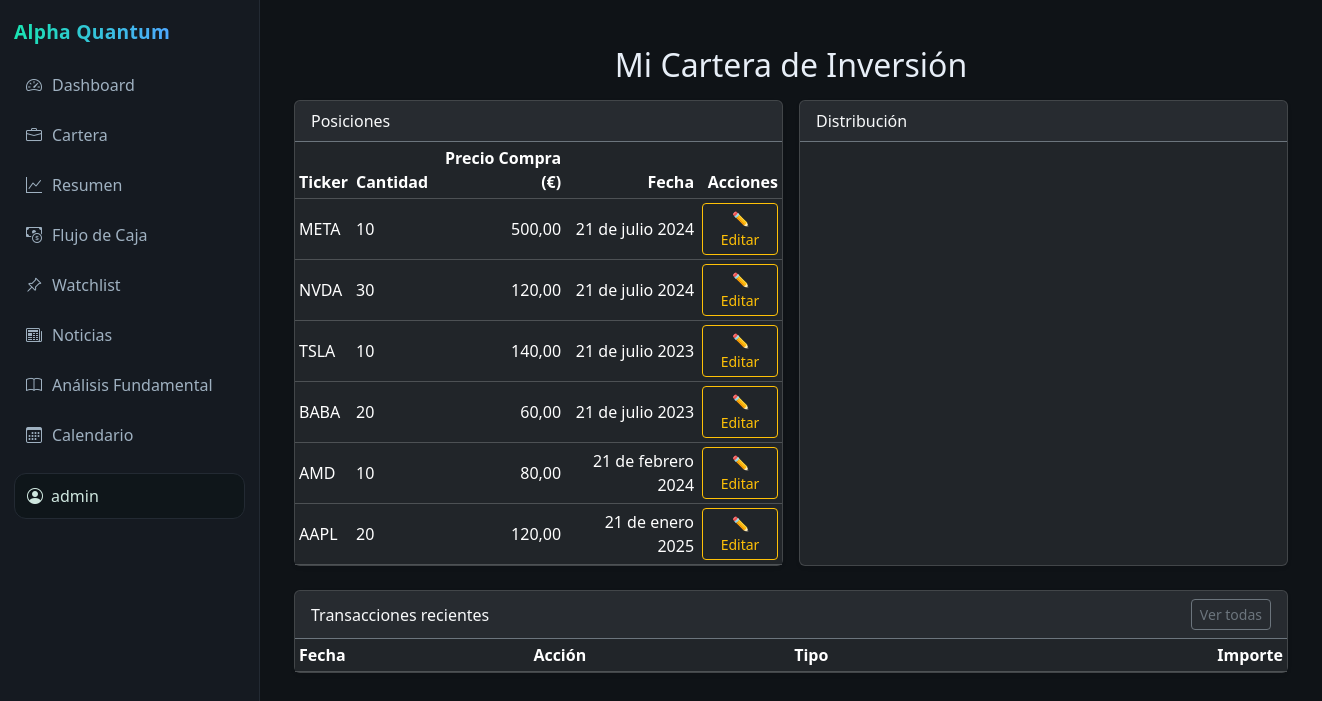
The page / (signed in) on the database its author committed.
### alpha_quantum/models/custom_user.py (models this page shows, shortened)
class CustomUser(AbstractUser):
    email = models.EmailField(unique=True)

### alpha_quantum/models/accion.py (models this page shows, shortened)
class Accion(models.Model):
    user = models.ForeignKey(settings.AUTH_USER_MODEL, on_delete=models.CASCADE, related_name='acciones')
    cartera = models.ForeignKey(Cartera, on_delete=models.CASCADE, related_name="acciones")
    nombre = models.CharField(max_length=100)
    ticker = models.CharField(max_length=10)
    cantidad = models.IntegerField()
    precio_compra = models.FloatField()
    precio_actual = models.DecimalField(max_digits=10, decimal_places=2, null=True, blank=True)
    fecha = models.DateField()

### alpha_quantum/views.py (the view)
# urls.py: path('', index, name='index'),
def index(request):
    acciones = Accion.objects.all()
    acciones_json = json.dumps([{'nombre': a.nombre, 'cantidad': a.cantidad} for a in acciones])
    return render(request, 'alpha_quantum/index.html', {'acciones': acciones, 'acciones_json': acciones_json})

### alpha_quantum/templates/alpha_quantum/index.html (shortened to what this page needs)
{% extends "alpha_quantum/layout.html" %}
{% load static %}
{% block content %}
<div class="container-fluid mt-4">
    <div class="row">
        <div class="col-12">
            <h2 class="text-center mb-3">Mi Cartera de Inversión</h2>
        </div>
    </div>
    {% if user.is_authenticated %}
    <div class="row g-3">
        <div class="col-12 col-lg-6">
            <div class="card bg-dark text-light shadow-sm h-100">
                <div class="card-header border-secondary">Posiciones</div>
                <div class="table-responsive">
                    <table class="table table-dark table-sm align-middle mb-0">
                        <thead>
                            <tr>
                                <th>Ticker</th>
                                <th>Cantidad</th>
                                <th class="text-end">Precio Compra (€)</th>
                                <th class="text-end">Fecha</th>
                                <th class="text-end">Acciones</th>
                            </tr>
                        </thead>
                        <tbody>
                            {% for acc in acciones %}
                            <tr>
                                <td>{{ acc.ticker }}</td>
                                <td>{{ acc.cantidad }}</td>
                                <td class="text-end">{{ acc.precio_compra|floatformat:2 }}</td>
                                <td class="text-end">{{ acc.fecha|date:"d \d\e F Y" }}</td>
                                <td class="text-end">
                                    <a href="{% url 'editar_accion' pk=acc.pk %}" class="btn btn-sm btn-outline-warning">✏️ Editar</a>
                                </td>
                            </tr>
                            {% empty %}
                            <tr><td colspan="6" class="text-center">Sin posiciones</td></tr>
                            {% endfor %}
                        </tbody>
                    </table>
                </div>
            </div>
        </div>
        <div class="col-12 col-lg-6 d-flex align-items-stretch">
            <div class="card bg-dark text-light shadow-sm w-100">
                <div class="card-header border-secondary">Distribución</div>
                <div class="card-body d-flex justify-content-center">
                    <canvas id="pieChart" style="max-height:360px"></canvas>
                </div>
            </div>
        </div>
    </div>
    <div class="row mt-4">
        <div class="col-12">
            <div class="card bg-dark text-light shadow-sm">
                <div class="card-header border-secondary d-flex justify-content-between align-items-center">
                    <span>Transacciones recientes</span>
                    <a href="#" class="btn btn-sm btn-outline-secondary">Ver todas</a>
                </div>
                <div class="table-responsive">
                    <table class="table table-dark table-sm align-middle mb-0">
                        <thead>
                            <tr>
                                <th>Fecha</th>
                                <th>Acción</th>
                                <th>Tipo</th>
                                <th class="text-end">Importe</th>
                            </tr>
                        </thead>
                    </table>
                </div>
            </div>
        </div>
    </div>
    {% endif %}
</div>
{% endblock %}

### alpha_quantum/templates/alpha_quantum/layout.html (shortened to what this page needs)
{% load static %}
<!doctype html>
<html lang="es" data-bs-theme="dark">
<head>
  <link href="https://cdn.jsdelivr.net/npm/bootstrap@5.3.3/dist/css/bootstrap.min.css" rel="stylesheet">
  <link href="https://cdn.jsdelivr.net/npm/bootstrap-icons@1.11.3/font/bootstrap-icons.min.css" rel="stylesheet">
  <link href="{% static 'alpha_quantum/css/app.css' %}" rel="stylesheet">
</head>
<body>
  <div class="aq-layout">
    <aside class="aq-sidebar" id="sidebar">
      <div class="d-flex align-items-center justify-content-between mb-3">
        <div class="aq-brand">Alpha Quantum</div>
      </div>
      <nav class="aq-nav">
        <a class="aq-link {% if request.resolver_match.url_name == 'dashboard' %}active{% endif %}"
           href="{% url 'dashboard' %}">
          <i class="bi bi-speedometer2"></i><span>Dashboard</span>
        </a>
        <a class="aq-link {% if request.resolver_match.url_name == 'cartera' %}active{% endif %}"
           href="{% url 'cartera' %}">
          <i class="bi bi-briefcase"></i><span>Cartera</span>
        </a>
        <a class="aq-link {% if request.resolver_match.url_name == 'resumen' or request.resolver_match.url_name == 'resumen_cartera' %}active{% endif %}"
           href="{% url 'resumen_cartera' %}">
          <i class="bi bi-graph-up"></i><span>Resumen</span>
        </a>
        <a class="aq-link {% if request.resolver_match.url_name == 'flujo_de_caja' %}active{% endif %}"
           href="{% url 'flujo_de_caja' %}">
          <i class="bi bi-cash-coin"></i><span>Flujo de Caja</span>
        </a>
        <a class="aq-link {% if request.resolver_match.url_name in 'ver_watchlist watchlist' %}active{% endif %}"
           href="{% url 'ver_watchlist' %}">
          <i class="bi bi-pin-angle"></i><span>Watchlist</span>
        </a>
        <a class="aq-link {% if request.resolver_match.url_name == 'noticias' %}active{% endif %}"
           href="{% url 'noticias' %}">
          <i class="bi bi-newspaper"></i><span>Noticias</span>
        </a>
        <a class="aq-link {% if request.resolver_match.url_name == 'analisis_fundamental' %}active{% endif %}"
           href="{% url 'fundamental' %}">
          <i class="bi bi-book"></i><span>Análisis Fundamental</span>
        </a>
        <a class="aq-link {% if request.resolver_match.url_name == 'calendario' %}active{% endif %}"
           href="{% url 'calendario' %}">
          <i class="bi bi-calendar3"></i><span>Calendario</span>
        </a>
      </nav>
      <div class="aq-user">
        <i class="bi bi-person-circle me-2"></i>{{ request.user.username }}
      </div>
    </aside>
    <main class="aq-main">
      {% block content %}{% endblock %}
    </main>
  </div>
</body>
</html>

### alpha_quantum/static/alpha_quantum/css/app.css (style rules this page uses)
:root { --aq-bg:#0f1317; --aq-panel:#151a21; --aq-border:#232a33; --aq-text:#e7eef7; --aq-muted:#9fb1c1; --aq-accent:#19e3b1; --aq-accent-2:#4ea8ff; }
body { background:var(--aq-bg); color:var(--aq-text); }
.aq-layout { display:flex; min-height:100vh; }
.aq-sidebar { width:260px; flex:0 0 260px; background:var(--aq-panel); border-right:1px solid var(--aq-border); padding:18px 14px; position:sticky; top:0; height:100vh; overflow-y:auto; }
.aq-brand { font-weight:800; font-size:1.2rem; letter-spacing:.3px; background: linear-gradient(90deg, var(--aq-accent), var(--aq-accent-2)); -webkit-background-clip:text; background-clip:text; color:transparent; }
.aq-nav { display:flex; flex-direction:column; gap:6px; margin-top:8px; }
.aq-link { display:flex; align-items:center; gap:10px; padding:10px 12px; border-radius:12px; color:var(--aq-muted); text-decoration:none; }
.aq-user { position:sticky; bottom:0; margin-top:16px; padding:10px 12px; border:1px solid var(--aq-border); border-radius:12px; background:#0f161a; color:#cfe7df; }
.aq-main { flex:1; padding:22px; }

### rows shown on the page
CustomUser: user.username "admin"
Accion: ticker "META", cantidad "10", precio_compra "500,00", fecha "21 de julio 2024"
Accion: ticker "NVDA", cantidad "30", precio_compra "120,00", fecha "21 de julio 2024"
Accion: ticker "TSLA", cantidad "10", precio_compra "140,00", fecha "21 de julio 2023"
Accion: ticker "BABA", cantidad "20", precio_compra "60,00", fecha "21 de julio 2023"
Accion: ticker "AMD", cantidad "10", precio_compra "80,00", fecha "21 de febrero 2024"
Accion: ticker "AAPL", cantidad "20", precio_compra "120,00", fecha "21 de enero 2025"
